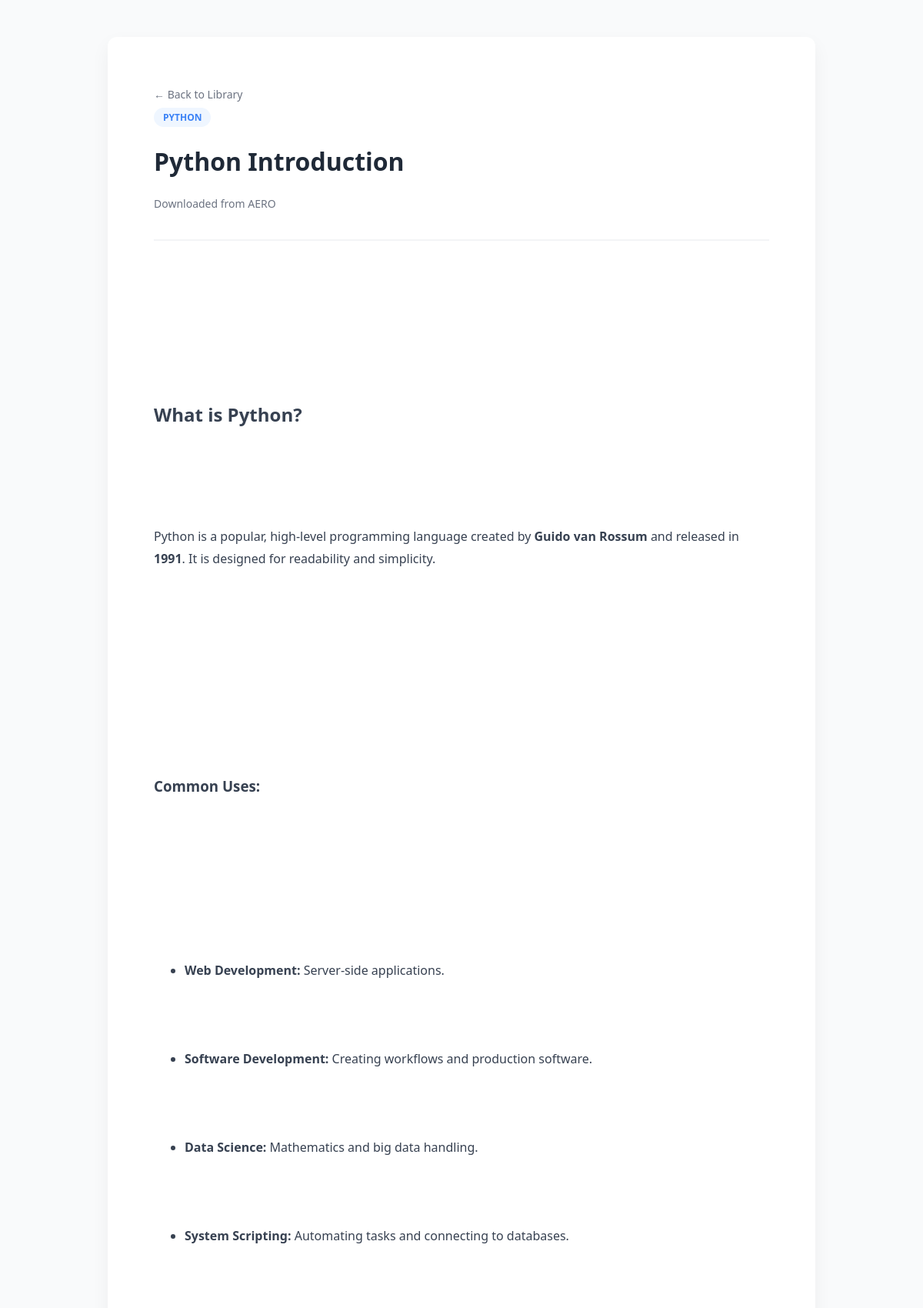
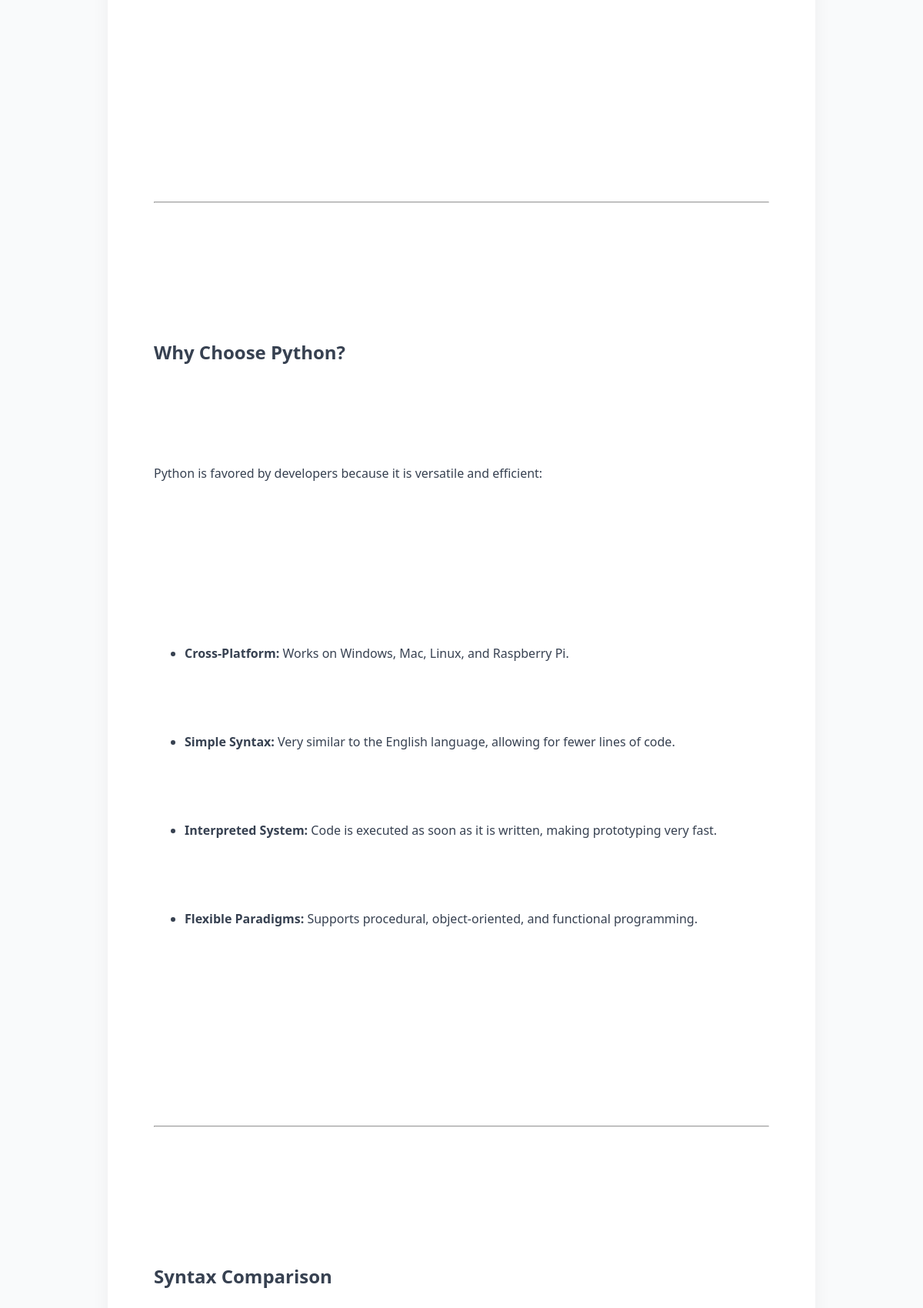
Page /pages/view_lesson.php?topic_id=10 (signed in, upper part) on the committed database (2 pictures, top to bottom).
### tables this page shows
CREATE TABLE `topics` (
  `topic_id` int(11) NOT NULL,
  `language_id` int(11) NOT NULL,
  `title` varchar(100) NOT NULL,
  `content_description` text DEFAULT NULL,
  `pdf_file_path` varchar(255) DEFAULT NULL,
  `external_link` varchar(255) DEFAULT NULL,
  `ai_context_summary` text NOT NULL,
  `order_sequence` int(11) DEFAULT 0
);

CREATE TABLE `languages` (
  `language_id` int(11) NOT NULL,
  `name` varchar(50) NOT NULL,
  `description` text DEFAULT NULL,
  `icon_path` varchar(255) DEFAULT NULL
);

### pages/view_lesson.php (the view, shortened to what this page needs)
<?php
include '../config/db_conn.php';
$topic_id = (int)$_GET['topic_id'];
$sql = "SELECT t.title, t.content_description, t.ai_context_summary, l.name as language_name
        FROM topics t
        JOIN languages l ON t.language_id = l.language_id
        WHERE t.topic_id = $topic_id";
$topic = $conn->query($sql)->fetch_assoc();
?>
<!DOCTYPE html>
<html lang="en">
<head>
</head>
<body>
    <div class="paper">
        <?php if (!isset($_GET['download'])): ?>
            <a href="downloads.php" style="text-decoration:none; color:#6b7280; font-size:14px;">← Back to Library</a>
        <?php endif; ?>
        <div class="header">
            <span class="badge"><?php echo $topic['language_name']; ?></span>
            <h1><?php echo $topic['title']; ?></h1>
            <p style="color: #6b7280; font-size: 14px;">Downloaded from AERO</p>
        </div>
        <div class="content">
            <?php
            if (!empty($topic['content_description'])) {
                echo nl2br($topic['content_description']);
            } elseif (!empty($topic['ai_context_summary'])) {
                echo nl2br($topic['ai_context_summary']);
            } else {
                echo "No content available for this topic yet.";
            }
            ?>
        </div>
    </div>
</body>
</html>

### pages/view_lesson.php (style rules this page uses)
body { font-family: 'Segoe UI', sans-serif; line-height: 1.8; color: #1f2937; padding: 40px 20px; background: #f9fafb; }
.paper { max-width: 800px; margin: 0 auto; background: white; padding: 60px; border-radius: 12px; box-shadow: 0 10px 25px rgba(0, 0, 0, 0.05); }
.header { border-bottom: 2px solid #f3f4f6; padding-bottom: 20px; margin-bottom: 40px; }
.badge { background: #eff6ff; color: #3b82f6; padding: 4px 12px; border-radius: 99px; font-size: 12px; font-weight: bold; text-transform: uppercase; }
h1 { margin: 15px 0 10px 0; font-size: 32px; }
.content { font-size: 16px; color: #374151; white-space: pre-wrap; }

### rows in the picture
topics: language.name "PYTHON", title "Python Introduction", content_description "What is Python? Python is a popular, high-level programming language created by Guido van Rossum and released in 1991 . It is designed for readability and simplicity. Common Uses: Web Development: Server-side applications. Software Development: Creating workflows and production software. Data Science: Mathematics and big data handling. System Scripting: Automating tasks and connecting to databases. Why Choose Python? Python is favored by developers because it is versatile and efficient: Cross-Platform: Works on Windows, Mac, Linux, and Raspberry Pi. Simple Syntax: Very similar to the English language, allowing for fewer lines of code. Interpreted System: Code is executed as soon as it is…"
